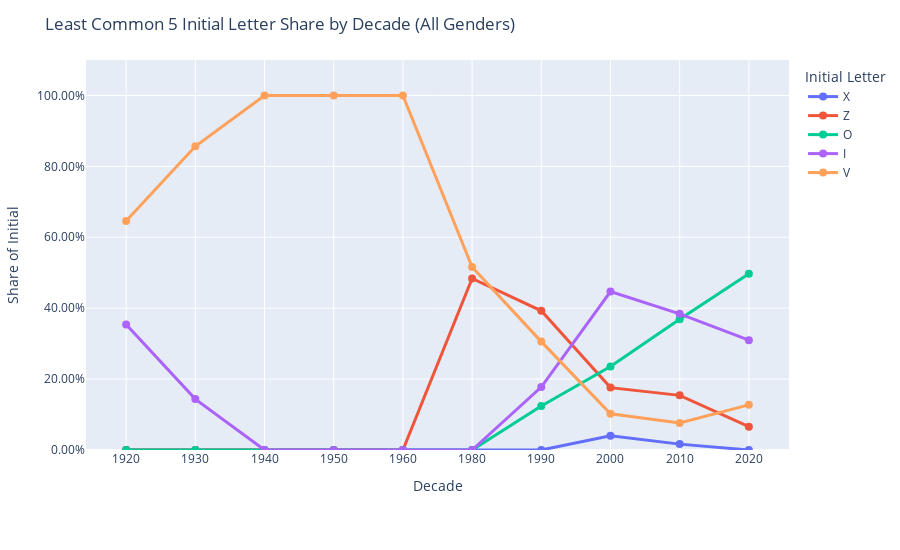

The notebook cell saved with this chart:
### Code cell
# =========================================================
# Least Common Initial Letter Trends by Decade (All Genders)
# Line Plot with associated top names per initial (Plotly)
# =========================================================

import pandas as pd
import plotly.graph_objects as go
from IPython.display import display, HTML

# ---------------------------------------------------------
# 1. Identify 5 least common initials across all years (all genders)
# ---------------------------------------------------------
bottom5_initials = (
    names.groupby("initial", as_index=False)["total_occurrences"]
    .sum()
    .sort_values("total_occurrences", ascending=True)
    .head(5)
)

bottom5_list = bottom5_initials["initial"].tolist()

# Filter dataset to bottom initials only
df_bottom5 = names[names["initial"].isin(bottom5_list)].copy()

# ---------------------------------------------------------
# 2. Build legend: top 3 names per initial (all years), with total occurrences
# ---------------------------------------------------------
legend_df = (
    df_bottom5.groupby(["initial", "first_name"], as_index=False)["total_occurrences"]
    .sum()
    .sort_values(["initial", "total_occurrences"], ascending=[True, False])
)

legend_dict = {}
for initial in bottom5_list:
    top_names = legend_df[legend_df["initial"] == initial].head(3)
    names_with_counts = [
        f"{row['first_name']} ({row['total_occurrences']:,})"
        for _, row in top_names.iterrows()
    ]
    legend_dict[initial] = names_with_counts

# ---------------------------------------------------------
# 3. Aggregate by decade and normalize to decade share
# ---------------------------------------------------------
decade_initial = (
    df_bottom5.groupby(["decade", "initial"], as_index=False)["total_occurrences"]
    .sum()
)

decade_totals = decade_initial.groupby("decade")["total_occurrences"].transform("sum")
decade_initial["share"] = decade_initial["total_occurrences"] / decade_totals

# ---------------------------------------------------------
# 4. Pivot for line plot
# ---------------------------------------------------------
line_data = (
    decade_initial
    .pivot(index="initial", columns="decade", values="share")
    .fillna(0)
    .loc[bottom5_list]  # ensure order matches bottom initials
)

# ---------------------------------------------------------
# 5. Prepare hover text with top names per initial and total occurrences
# ---------------------------------------------------------
# Get total occurrences per initial (all years)
initial_totals = (
    df_bottom5.groupby("initial")["total_occurrences"]
    .sum()
    .to_dict()
)

hover_text = {}
for initial in line_data.index:
    top_names = legend_dict.get(initial, [])
    name_str = ", ".join(top_names)
    total_occ = initial_totals.get(initial, 0)
    hover_text[initial] = []
    for decade in line_data.columns:
        share = line_data.loc[initial, decade]
        hover_text[initial].append(
            f"Initial: {initial}<br>Decade: {decade}<br>Share: {share:.3%}<br>Total occurrences: {total_occ:,}<br>Top names: {name_str}"
        )

# ---------------------------------------------------------
# 6. Plotly line plot (no annotation legend inside plot)
# ---------------------------------------------------------
fig = go.Figure()

for i, initial in enumerate(line_data.index):
    fig.add_trace(
        go.Scatter(
            x=line_data.columns.astype(str),
            y=line_data.loc[initial],
            mode="lines+markers",
            name=initial,
            text=hover_text[initial],
            hoverinfo="text",
            line=dict(width=3),
            marker=dict(size=8),
        )
    )

fig.update_layout(
    title="Least Common 5 Initial Letter Share by Decade (All Genders)",
    xaxis_title="Decade",
    yaxis_title="Share of Initial",
    yaxis=dict(tickformat=".2%", range=[0, line_data.values.max() * 1.1]),
    autosize=False,
    width=900,
    height=400 + 30 * len(bottom5_list),
    margin=dict(l=80, r=80, t=60, b=100),
    legend=dict(title="Initial Letter", yanchor="top", y=0.99, x=1.02),
)

fig.show()

# ---------------------------------------------------------
# 7. Display legend of most common names per initial outside the graph, with total occurrences
# ---------------------------------------------------------
legend_html = (
    "<div style='font-size:14px; margin-top: 10px;'>"
    "<b>Names per Initial (Least Common Initials)</b>"
    "<ul style='margin:0; padding-left:1.2em;'>"
)
for initial in bottom5_list:
    names_list = legend_dict.get(initial, [])
    total_occ = initial_totals.get(initial, 0)
    legend_html += f"<li><b>{initial}</b> (Total: {total_occ:,}): {', '.join(names_list)}</li>"
legend_html += "</ul></div>"

display(HTML(legend_html))

### Figure 1 — Plotly figure (JSON) as saved in the notebook; plotly's stock layout.template omitted (floating-point values rounded to 4 significant figures)
{"data": [{"hoverinfo": "text", "line": {"width": 3}, "marker": {"size": 8}, "mode": "lines+markers", "name": "X", "text": ["Initial: X<br>Decade: 1920<br>Share: 0.000%<br>Total occurrences: 51,892<br>Top names: Xavier (51,892)", "Initial: X<br>Decade: 1930<br>Share: 0.000%<br>Total occurrences: 51,892<br>Top names: Xavier (51,892)", "Initial: X<br>Decade: 1940<br>Share: 0.000%<br>Total occurrences: 51,892<br>Top names: Xavier (51,892)", "Initial: X<br>Decade: 1950<br>Share: 0.000%<br>Total occurrences: 51,892<br>Top names: Xavier (51,892)", "Initial: X<br>Decade: 1960<br>Share: 0.000%<br>Total occurrences: 51,892<br>Top names: Xavier (51,892)", "Initial: X<br>Decade: 1980<br>Share: 0.000%<br>Total occurrences: 51,892<br>Top names: Xavier (51,892)", "Initial: X<br>Decade: 1990<br>Share: 0.000%<br>Total occurrences: 51,892<br>Top names: Xavier (51,892)", "Initial: X<br>Decade: 2000<br>Share: 3.996%<br>Total occurrences: 51,892<br>Top names: Xavier (51,892)", "Initial: X<br>Decade: 2010<br>Share: 1.658%<br>Total occurrences: 51,892<br>Top names: Xavier (51,892)", "Initial: X<br>Decade: 2020<br>Share: 0.000%<br>Total occurrences: 51,892<br>Top names: Xavier (51,892)"], "type": "scatter", "x": ["1920", "1930", "1940", "1950", "1960", "1980", "1990", "2000", "2010", "2020"], "y": [0.0, 0.0, 0.0, 0.0, 0.0, 0.0, 0.0, 0.03996, 0.01658, 0.0]}, {"hoverinfo": "text", "line": {"width": 3}, "marker": {"size": 8}, "mode": "lines+markers", "name": "Z", "text": ["Initial: Z<br>Decade: 1920<br>Share: 0.000%<br>Total occurrences: 632,868<br>Top names: Zachary (483,955), Zoe (78,773), Zoey (70,140)", "Initial: Z<br>Decade: 1930<br>Share: 0.000%<br>Total occurrences: 632,868<br>Top names: Zachary (483,955), Zoe (78,773), Zoey (70,140)", "Initial: Z<br>Decade: 1940<br>Share: 0.000%<br>Total occurrences: 632,868<br>Top names: Zachary (483,955), Zoe (78,773), Zoey (70,140)", "Initial: Z<br>Decade: 1950<br>Share: 0.000%<br>Total occurrences: 632,868<br>Top names: Zachary (483,955), Zoe (78,773), Zoey (70,140)", "Initial: Z<br>Decade: 1960<br>Share: 0.000%<br>Total occurrences: 632,868<br>Top names: Zachary (483,955), Zoe (78,773), Zoey (70,140)", "Initial: Z<br>Decade: 1980<br>Share: 48.384%<br>Total occurrences: 632,868<br>Top names: Zachary (483,955), Zoe (78,773), Zoey (70,140)", "Initial: Z<br>Decade: 1990<br>Share: 39.266%<br>Total occurrences: 632,868<br>Top names: Zachary (483,955), Zoe (78,773), Zoey (70,140)", "Initial: Z<br>Decade: 2000<br>Share: 17.595%<br>Total occurrences: 632,868<br>Top names: Zachary (483,955), Zoe (78,773), Zoey (70,140)", "Initial: Z<br>Decade: 2010<br>Share: 15.411%<br>Total occurrences: 632,868<br>Top names: Zachary (483,955), Zoe (78,773), Zoey (70,140)", "Initial: Z<br>Decade: 2020<br>Share: 6.574%<br>Total occurrences: 632,868<br>Top names: Zachary (483,955), Zoe (78,773), Zoey (70,140)"], "type": "scatter", "x": ["1920", "1930", "1940", "1950", "1960", "1980", "1990", "2000", "2010", "2020"], "y": [0.0, 0.0, 0.0, 0.0, 0.0, 0.4838, 0.3927, 0.1759, 0.1541, 0.06574]}, {"hoverinfo": "text", "line": {"width": 3}, "marker": {"size": 8}, "mode": "lines+markers", "name": "O", "text": ["Initial: O<br>Decade: 1920<br>Share: 0.000%<br>Total occurrences: 688,198<br>Top names: Olivia (429,118), Owen (151,569), Oliver (107,511)", "Initial: O<br>Decade: 1930<br>Share: 0.000%<br>Total occurrences: 688,198<br>Top names: Olivia (429,118), Owen (151,569), Oliver (107,511)", "Initial: O<br>Decade: 1940<br>Share: 0.000%<br>Total occurrences: 688,198<br>Top names: Olivia (429,118), Owen (151,569), Oliver (107,511)", "Initial: O<br>Decade: 1950<br>Share: 0.000%<br>Total occurrences: 688,198<br>Top names: Olivia (429,118), Owen (151,569), Oliver (107,511)", "Initial: O<br>Decade: 1960<br>Share: 0.000%<br>Total occurrences: 688,198<br>Top names: Olivia (429,118), Owen (151,569), Oliver (107,511)", "Initial: O<br>Decade: 1980<br>Share: 0.000%<br>Total occurrences: 688,198<br>Top names: Olivia (429,118), Owen (151,569), Oliver (107,511)", "Initial: O<br>Decade: 1990<br>Share: 12.424%<br>Total occurrences: 688,198<br>Top names: Olivia (429,118), Owen (151,569), Oliver (107,511)", "Initial: O<br>Decade: 2000<br>Share: 23.531%<br>Total occurrences: 688,198<br>Top names: Olivia (429,118), Owen (151,569), Oliver (107,511)", "Initial: O<br>Decade: 2010<br>Share: 36.887%<br>Total occurrences: 688,198<br>Top names: Olivia (429,118), Owen (151,569), Oliver (107,511)", "Initial: O<br>Decade: 2020<br>Share: 49.706%<br>Total occurrences: 688,198<br>Top names: Olivia (429,118), Owen (151,569), Oliver (107,511)"], "type": "scatter", "x": ["1920", "1930", "1940", "1950", "1960", "1980", "1990", "2000", "2010", "2020"], "y": [0.0, 0.0, 0.0, 0.0, 0.0, 0.0, 0.1242, 0.2353, 0.3689, 0.4971]}, {"hoverinfo": "text", "line": {"width": 3}, "marker": {"size": 8}, "mode": "lines+markers", "name": "I", "text": ["Initial: I<br>Decade: 1920<br>Share: 35.381%<br>Total occurrences: 1,015,819<br>Top names: Isabella (336,924), Isaac (209,563), Isaiah (200,116)", "Initial: I<br>Decade: 1930<br>Share: 14.356%<br>Total occurrences: 1,015,819<br>Top names: Isabella (336,924), Isaac (209,563), Isaiah (200,116)", "Initial: I<br>Decade: 1940<br>Share: 0.000%<br>Total occurrences: 1,015,819<br>Top names: Isabella (336,924), Isaac (209,563), Isaiah (200,116)", "Initial: I<br>Decade: 1950<br>Share: 0.000%<br>Total occurrences: 1,015,819<br>Top names: Isabella (336,924), Isaac (209,563), Isaiah (200,116)", "Initial: I<br>Decade: 1960<br>Share: 0.000%<br>Total occurrences: 1,015,819<br>Top names: Isabella (336,924), Isaac (209,563), Isaiah (200,116)", "Initial: I<br>Decade: 1980<br>Share: 0.000%<br>Total occurrences: 1,015,819<br>Top names: Isabella (336,924), Isaac (209,563), Isaiah (200,116)", "Initial: I<br>Decade: 1990<br>Share: 17.741%<br>Total occurrences: 1,015,819<br>Top names: Isabella (336,924), Isaac (209,563), Isaiah (200,116)", "Initial: I<br>Decade: 2000<br>Share: 44.686%<br>Total occurrences: 1,015,819<br>Top names: Isabella (336,924), Isaac (209,563), Isaiah (200,116)", "Initial: I<br>Decade: 2010<br>Share: 38.410%<br>Total occurrences: 1,015,819<br>Top names: Isabella (336,924), Isaac (209,563), Isaiah (200,116)", "Initial: I<br>Decade: 2020<br>Share: 30.988%<br>Total occurrences: 1,015,819<br>Top names: Isabella (336,924), Isaac (209,563), Isaiah (200,116)"], "type": "scatter", "x": ["1920", "1930", "1940", "1950", "1960", "1980", "1990", "2000", "2010", "2020"], "y": [0.3538, 0.1436, 0.0, 0.0, 0.0, 0.0, 0.1774, 0.4469, 0.3841, 0.3099]}, {"hoverinfo": "text", "line": {"width": 3}, "marker": {"size": 8}, "mode": "lines+markers", "name": "V", "text": ["Initial: V<br>Decade: 1920<br>Share: 64.619%<br>Total occurrences: 1,156,493<br>Top names: Virginia (441,418), Victoria (347,794), Vanessa (119,596)", "Initial: V<br>Decade: 1930<br>Share: 85.644%<br>Total occurrences: 1,156,493<br>Top names: Virginia (441,418), Victoria (347,794), Vanessa (119,596)", "Initial: V<br>Decade: 1940<br>Share: 100.000%<br>Total occurrences: 1,156,493<br>Top names: Virginia (441,418), Victoria (347,794), Vanessa (119,596)", "Initial: V<br>Decade: 1950<br>Share: 100.000%<br>Total occurrences: 1,156,493<br>Top names: Virginia (441,418), Victoria (347,794), Vanessa (119,596)", "Initial: V<br>Decade: 1960<br>Share: 100.000%<br>Total occurrences: 1,156,493<br>Top names: Virginia (441,418), Victoria (347,794), Vanessa (119,596)", "Initial: V<br>Decade: 1980<br>Share: 51.616%<br>Total occurrences: 1,156,493<br>Top names: Virginia (441,418), Victoria (347,794), Vanessa (119,596)", "Initial: V<br>Decade: 1990<br>Share: 30.569%<br>Total occurrences: 1,156,493<br>Top names: Virginia (441,418), Victoria (347,794), Vanessa (119,596)", "Initial: V<br>Decade: 2000<br>Share: 10.192%<br>Total occurrences: 1,156,493<br>Top names: Virginia (441,418), Victoria (347,794), Vanessa (119,596)", "Initial: V<br>Decade: 2010<br>Share: 7.633%<br>Total occurrences: 1,156,493<br>Top names: Virginia (441,418), Victoria (347,794), Vanessa (119,596)", "Initial: V<br>Decade: 2020<br>Share: 12.732%<br>Total occurrences: 1,156,493<br>Top names: Virginia (441,418), Victoria (347,794), Vanessa (119,596)"], "type": "scatter", "x": ["1920", "1930", "1940", "1950", "1960", "1980", "1990", "2000", "2010", "2020"], "y": [0.6462, 0.8564, 1.0, 1.0, 1.0, 0.5162, 0.3057, 0.1019, 0.07633, 0.1273]}], "layout": {"autosize": false, "height": 550, "legend": {"title": {"text": "Initial Letter"}, "x": 1.02, "y": 0.99, "yanchor": "top"}, "margin": {"b": 100, "l": 80, "r": 80, "t": 60}, "title": {"text": "Least Common 5 Initial Letter Share by Decade (All Genders)"}, "width": 900, "xaxis": {"title": {"text": "Decade"}}, "yaxis": {"range": [0, 1.1], "tickformat": ".2%", "title": {"text": "Share of Initial"}}}}
